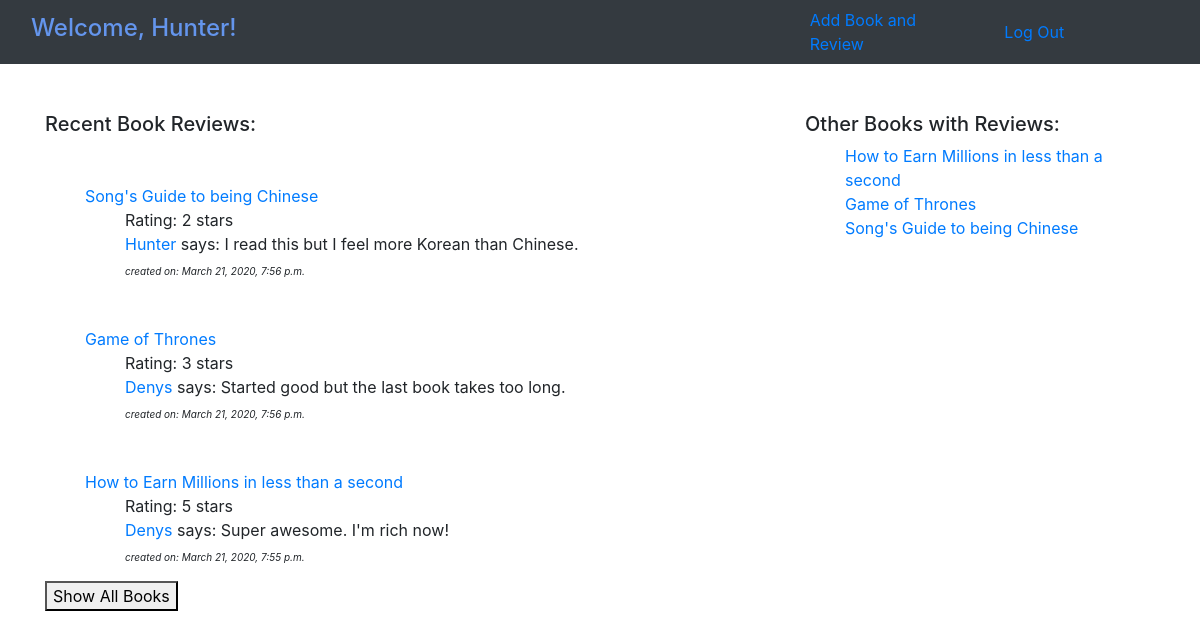
/books (signed in), run on the app's committed database.
### ReadApp/models.py (models this page shows)
class User(models.Model):
    name = models.TextField(max_length=45)
    alias = models.TextField(max_length=45)
    email = models.CharField(max_length=25)
    password = models.CharField(max_length=65)
    objects = User_manager()

### contentapp/models.py (models this page shows)
class Review(models.Model):
    words = models.CharField(max_length=255)
    stars = models.CharField(max_length=1)
    user = models.ForeignKey(User, related_name="review", on_delete = models.CASCADE)
    book = models.ForeignKey(Book, related_name='review', on_delete = models.CASCADE)
    created_at = models.DateTimeField(auto_now_add=True)
    updated_at = models.DateTimeField(auto_now=True)
    objects = User_manager()

class Book(models.Model):
    title = models.CharField(max_length=45)
    author = models.ForeignKey(Author, related_name="books", on_delete = models.CASCADE)
    created_at = models.DateTimeField(auto_now_add=True)
    updated_at = models.DateTimeField(auto_now=True)
    objects = User_manager()

### contentapp/views.py (the view)
# urls.py: path('', views.index),
def index(request):
    if not 'user_id' in request.session:
        return redirect('/')
    user = User.objects.get(id=request.session['user_id'])
    context = {
        'our_user': user,
        'reviews' : Review.objects.all().reverse()[:3],
        'books': Book.objects.all()
    }
    return render(request, 'welcome.html', context)

### contentapp/templates/welcome.html (shortened to what this page needs)
<!DOCTYPE html>
<html lang="en">
<head>
    <link rel="stylesheet" href="https://stackpath.bootstrapcdn.com/bootstrap/4.4.1/css/bootstrap.min.css"
>
    {% load static %}
    <link rel="stylesheet" href="{% static 'css/style.css' %}">
</head>
<body>
    <nav class="navbar navbar-expand-lg navbar-dark bg-dark">
        <div class="col-sm">
            <h4 class="welcome_name">Welcome, {{our_user.name}}!</h4>
        </div>
        <div class="col-sm-2">
            <a href="books/add">Add Book and Review</a>
        </div>
        <div class="col-sm-2">
            <a href="/logout">Log Out</a>
        </div>
    </nav>
    <div class="container">
        <div class="row mt-5">
            <div class="col-sm recents">
                <h5>Recent Book Reviews:</h5>
                <ul>
                    {% for review in reviews reversed %}
                    <div class="content mt-5">
                        <li><a href="books/{{review.book.id}}">{{review.book.title}}</a></li>
                        <ul>
                            <li>Rating: {{review.stars}} stars</li>
                            <li><a href="books/user/{{review.user.id}}">{{review.user.name}}</a> says: {{review.words}}
                            </li>
                            <li class="created_at font-italic mt-2"> created on: {{review.created_at}}</li>
                        </ul>
                        {% endfor %}
                    </div>
                </ul>
            </div>
            <div class="col-sm-4">
                <h5>Other Books with Reviews:</h5>
                <ul class="other_books">
                    {% for review in reviews %}
                    <li><a href="books/{{review.book.id}}">{{review.book.title}}</a></li>
                    {% endfor %}
                </ul>
            </div>
        </div>
        <button class="button">Show All Books</button>
        <div class="row">
        </div>
    </div>
</body>
</html>

### contentapp/static/css/style.css (style rules this page uses)
.content li { list-style-type: none; }
.other_books li { list-style-type: none; }
.welcome_name { color: cornflowerblue; }
.created_at { font-size: 10px; }

### data on the page
User: name "Hunter"
Review: book "Song's Guide to being Chinese", stars "2", user.name "Hunter", words "I read this but I feel more Korean than Chinese.", created_at "March 21, 2020, 7:56 p.m."
Review: book "Game of Thrones", stars "3", user.name "Denys", words "Started good but the last book takes too long.", created_at "March 21, 2020, 7:56 p.m."
Review: book "How to Earn Millions in less than a second", stars "5", user.name "Denys", words "Super awesome. I'm rich now!", created_at "March 21, 2020, 7:55 p.m."
